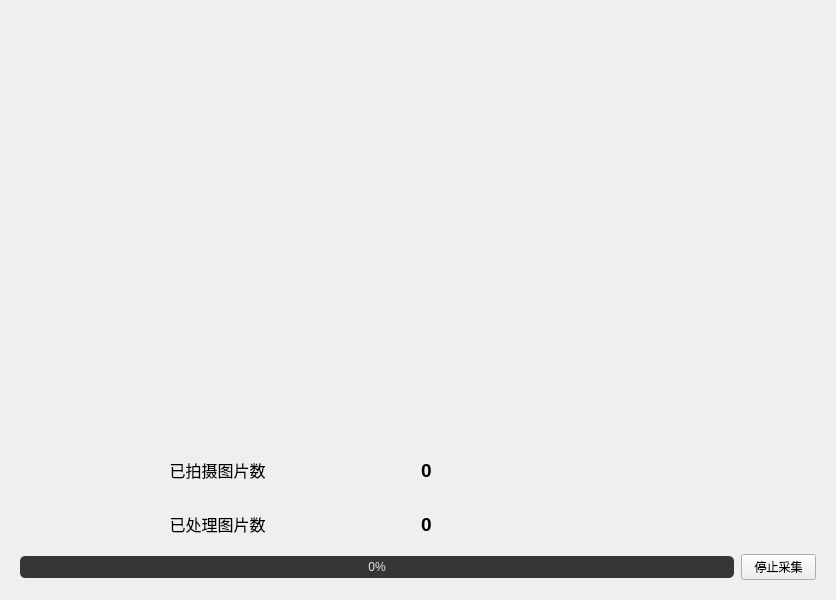
<?xml version="1.0" encoding="UTF-8"?>
<ui version="4.0">
 <class>ProcessView</class>
 <widget class="QWidget" name="ProcessView">
  <property name="geometry">
   <rect>
    <x>0</x>
    <y>0</y>
    <width>836</width>
    <height>600</height>
   </rect>
  </property>
  <property name="windowTitle">
   <string>Form</string>
  </property>
  <layout class="QVBoxLayout" name="verticalLayout" stretch="2">
   <item>
    <widget class="QWidget" name="widget" native="true">
     <layout class="QVBoxLayout" name="verticalLayout_3">
      <item>
       <layout class="QHBoxLayout" name="horizontalLayout_4">
        <item>
         <spacer name="imgSpacerLeft">
          <property name="orientation">
           <enum>Qt::Horizontal</enum>
          </property>
          <property name="sizeHint" stdset="0">
           <size>
            <width>40</width>
            <height>20</height>
           </size>
          </property>
         </spacer>
        </item>
        <item>
         <widget class="QLabel" name="label">
          <property name="minimumSize">
           <size>
            <width>560</width>
            <height>420</height>
           </size>
          </property>
          <property name="maximumSize">
           <size>
            <width>560</width>
            <height>420</height>
           </size>
          </property>
          <property name="text">
           <string/>
          </property>
         </widget>
        </item>
        <item>
         <spacer name="imgSpacerRight">
          <property name="orientation">
           <enum>Qt::Horizontal</enum>
          </property>
          <property name="sizeHint" stdset="0">
           <size>
            <width>40</width>
            <height>20</height>
           </size>
          </property>
         </spacer>
        </item>
       </layout>
      </item>
      <item>
       <layout class="QVBoxLayout" name="verticalLayout_2">
        <item>
         <layout class="QHBoxLayout" name="horizontalLayout">
          <item>
           <widget class="QLabel" name="label_2">
            <property name="font">
             <font>
              <pointsize>12</pointsize>
             </font>
            </property>
            <property name="text">
             <string>已拍摄图片数</string>
            </property>
            <property name="alignment">
             <set>Qt::AlignCenter</set>
            </property>
           </widget>
          </item>
          <item>
           <widget class="QLabel" name="label_4">
            <property name="font">
             <font>
              <pointsize>14</pointsize>
              <bold>true</bold>
             </font>
            </property>
            <property name="text">
             <string>0</string>
            </property>
           </widget>
          </item>
         </layout>
        </item>
        <item>
         <layout class="QHBoxLayout" name="horizontalLayout_2">
          <item>
           <widget class="QLabel" name="label_3">
            <property name="font">
             <font>
              <pointsize>12</pointsize>
             </font>
            </property>
            <property name="text">
             <string>已处理图片数</string>
            </property>
            <property name="alignment">
             <set>Qt::AlignCenter</set>
            </property>
           </widget>
          </item>
          <item>
           <widget class="QLabel" name="label_5">
            <property name="font">
             <font>
              <pointsize>14</pointsize>
              <bold>true</bold>
             </font>
            </property>
            <property name="text">
             <string>0</string>
            </property>
           </widget>
          </item>
         </layout>
        </item>
       </layout>
      </item>
      <item>
       <layout class="QHBoxLayout" name="horizontalLayout_3" stretch="1000,1,0">
        <item>
         <widget class="QProgressBar" name="progressBar">
          <property name="styleSheet">
           <string notr="true">QProgressBar#progressBar {
      border:none; 
      background:rgb(54,54,54);
      border-radius:5px;
      text-align:center;   
      color: rgb(229, 229, 229); 
}
QProgressBar::chunk {
      background-color:rgb(58, 154, 255);
      border-radius:4px;
}</string>
          </property>
          <property name="value">
           <number>0</number>
          </property>
          <property name="alignment">
           <set>Qt::AlignCenter</set>
          </property>
          <property name="textVisible">
           <bool>true</bool>
          </property>
          <property name="invertedAppearance">
           <bool>false</bool>
          </property>
          <property name="textDirection">
           <enum>QProgressBar::TopToBottom</enum>
          </property>
         </widget>
        </item>
        <item>
         <spacer name="buttonSpacer">
          <property name="orientation">
           <enum>Qt::Horizontal</enum>
          </property>
          <property name="sizeType">
           <enum>QSizePolicy::Preferred</enum>
          </property>
          <property name="sizeHint" stdset="0">
           <size>
            <width>0</width>
            <height>20</height>
           </size>
          </property>
         </spacer>
        </item>
        <item>
         <widget class="QPushButton" name="pushButton">
          <property name="sizePolicy">
           <sizepolicy hsizetype="Fixed" vsizetype="Fixed">
            <horstretch>0</horstretch>
            <verstretch>0</verstretch>
           </sizepolicy>
          </property>
          <property name="minimumSize">
           <size>
            <width>75</width>
            <height>0</height>
           </size>
          </property>
          <property name="maximumSize">
           <size>
            <width>75</width>
            <height>16777215</height>
           </size>
          </property>
          <property name="text">
           <string>停止采集</string>
          </property>
         </widget>
        </item>
       </layout>
      </item>
     </layout>
    </widget>
   </item>
  </layout>
 </widget>
 <resources/>
 <connections/>
</ui>
